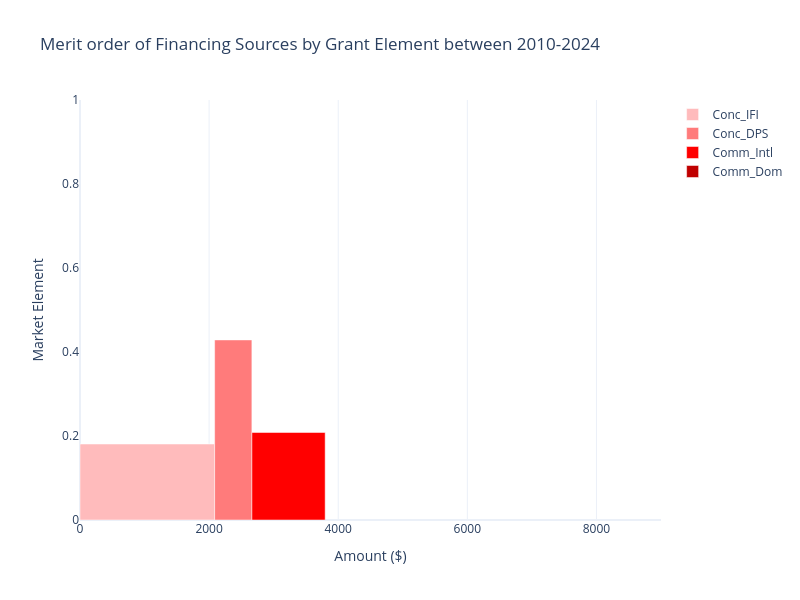

The cell this chart's notebook holds for it:
### Code cell
import plotly.graph_objects as go
import pandas as pd
volume={"Conc_IFI": 0,
    "Conc_DPS":  0,
    "Comm_Intl":  0,
    "Comm_Dom":   0}
df_raw = pd.DataFrame({
    "MarketElement": list(repayment_statistics.loc[("Debt",list(volume.keys())),"Market Element"]),
    "volume": list(repayment_statistics.loc[("Debt",list(volume.keys())),"Volume (USD)"]),
    "color": ["#ffbbbc", "#ff7b7b", "#ff0000", "#c00000"]
},index=volume.keys())

df_sorted = df_raw.sort_values("MarketElement")
df_plot = df_sorted.copy()


base = df_raw.loc[:,"volume"].cumsum()-df_raw.loc[:,"volume"]

fig = go.Figure()

a = df_plot.loc[:,"volume"].cumsum()
for key, v in volume.items():
    y_val = df_plot.loc[key,"MarketElement"]
    x_val = df_plot.loc[key,"volume"]#+base[key]
    # print([y_val])
    fig.add_trace(
        go.Bar(
            x=[x_val],         
            y=[y_val],
            base= base[key],
            orientation="h",
            marker_color=df_plot.loc[key,"color"],
            name=key,
            width=y_val,              
            offset=-y_val              # offset 0.15, align the down edge of the bar to y_val
        )
    )

fig.update_layout(
    title="Merit order of Financing Sources by Grant Element between 2010-2024",
    showlegend=True,
    barmode="relative",   
    xaxis=dict(title="Amount ($)", range=[0, 9000]),
    yaxis=dict(title="Market Element", range=[0,1], zeroline=True),
    template="plotly_white",
    width=width,
    height=height
)
save_figure(fig)
fig.show()

### Figure 1 — Plotly figure (JSON) as saved in the notebook; plotly's stock layout.template omitted (floating-point values rounded to 4 significant figures)
{"data": [{"base": 0, "marker": {"color": "#ffbbbc"}, "name": "Conc_IFI", "offset": -0.1809, "orientation": "h", "type": "bar", "width": 0.1809, "x": [2086.0], "y": [0.1809]}, {"base": 2086.0, "marker": {"color": "#ff7b7b"}, "name": "Conc_DPS", "offset": -0.4288, "orientation": "h", "type": "bar", "width": 0.4288, "x": [577.0], "y": [0.4288]}, {"base": 2662.0, "marker": {"color": "#ff0000"}, "name": "Comm_Intl", "offset": -0.2084, "orientation": "h", "type": "bar", "width": 0.2084, "x": [1135.0], "y": [0.2084]}, {"base": 3798.0, "marker": {"color": "#c00000"}, "name": "Comm_Dom", "offset": 0, "orientation": "h", "type": "bar", "width": 0, "x": [0], "y": [0]}], "layout": {"barmode": "relative", "height": 600, "showlegend": true, "title": {"text": "Merit order of Financing Sources by Grant Element between 2010-2024"}, "width": 800, "xaxis": {"range": [0, 9000], "title": {"text": "Amount ($)"}}, "yaxis": {"range": [0, 1], "title": {"text": "Market Element"}, "zeroline": true}}}
